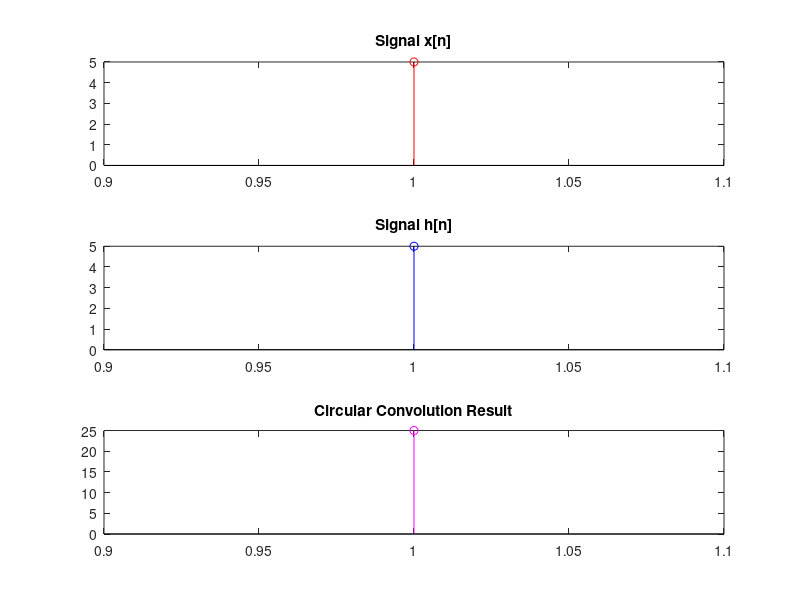

Write the MATLAB code that produced this figure.
%circular convolution of 2 discrete signals

x = input('Enter first signal x[n] as a vector: ');
h = input('Enter second signal h[n] as a vector: ');

% Circular convolution
N = max(length(x), length(h));
x_padded = [x, zeros(1, N - length(x))];
h_padded = [h, zeros(1, N - length(h))];
y_circular = ifft(fft(x_padded) .* fft(h_padded));


disp('Circular Convolution Result:');
disp(y_circular);

subplot(3,1,1);
stem(x, 'r');
title('Signal x[n]');

subplot(3,1,2);
stem(h, 'b');
title('Signal h[n]');

subplot(3,1,3);
stem(y_circular, 'm');
title('Circular Convolution Result');

% example
% x = [2, 1, 2, -1];
% h = [1, 2, 3, 4];